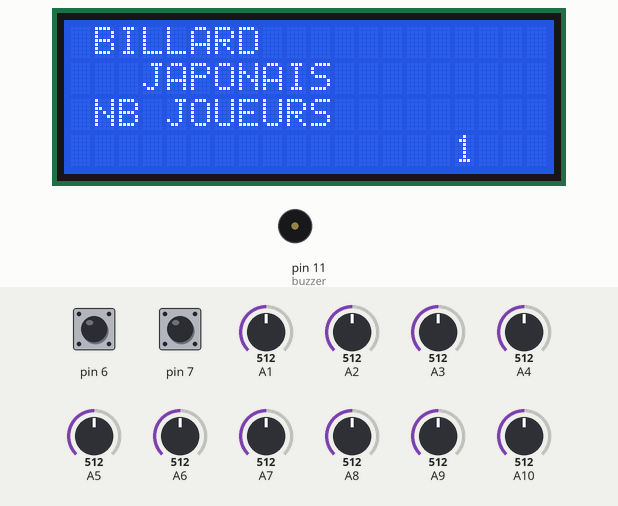
Recording of a sketch running on a simulated Arduino Mega 2560, built with avr-gcc and run on an emulated ATmega2560. Parts: 20×4 character LCD, buzzer (waves = sounding). Inputs (shaded band) come from the test bench; at power-on: pin 7 HIGH, A1 = 512, pin 6 HIGH, A2 = 512, A3 = 512, A4 = 512, A5 = 512, A6 = 512, A7 = 512, A8 = 512, A9 = 512, A10 = 512. What the sketch prints to the serial monitor is not drawn.

Above: at 1.3 s.
1.4 s: pin 7 pulled LOW for 0.15 s
At 3.5 s:
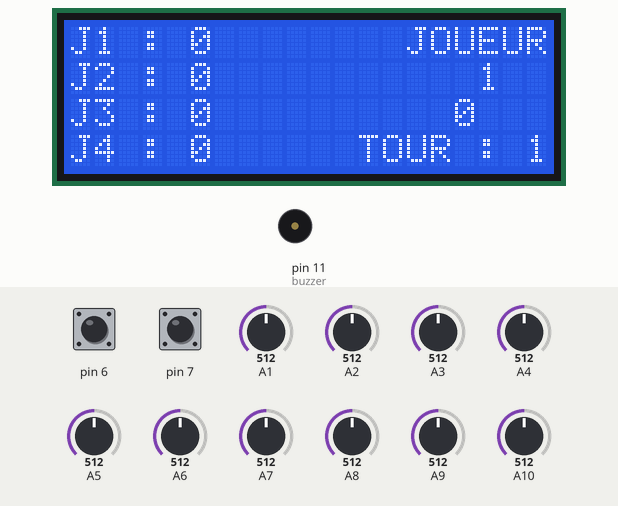
3.9 s: pin 7 pulled LOW for 1 s
At 5.3 s:
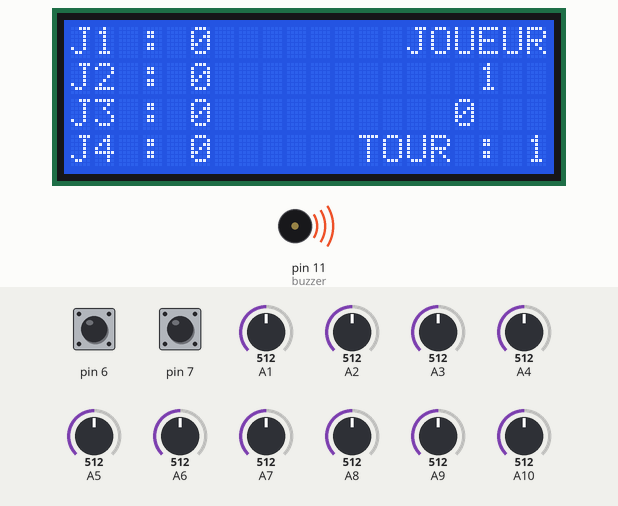
7.3 s: pin 7 pulled LOW for 0.15 s
At 9.1 s:
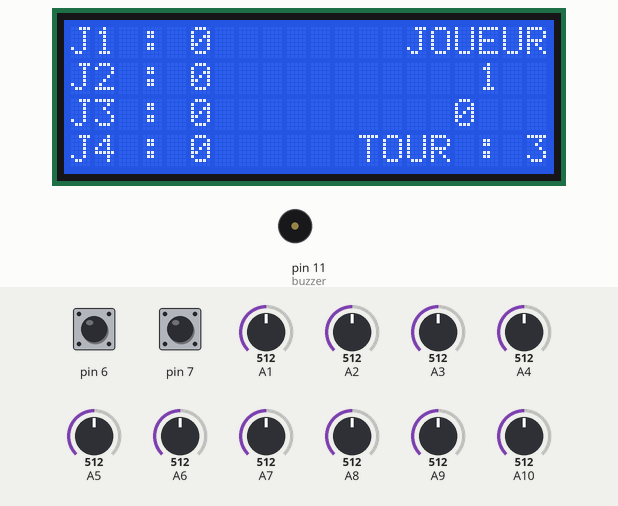
9.8 s: pin 7 pulled LOW for 3.2 s
At 14.8 s:
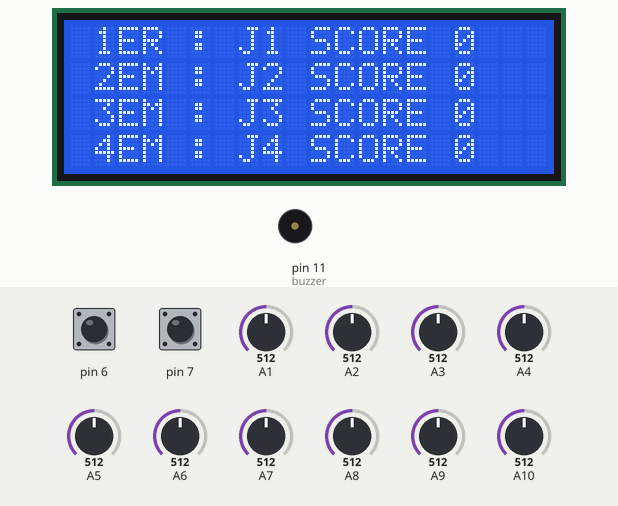
16.0 s: pin 7 pulsed LOW 2 times (0.12 s each, 0.3 s apart)
At 17.1 s:
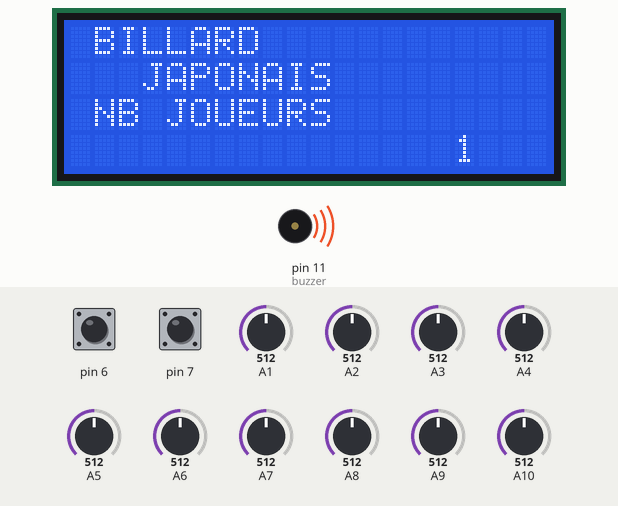
19.6 s: A1 set to 106
22.6 s: A1 set to 89
Timing chart, 0 to 25.6 s (numbered marks = the images above; inputs shaded):
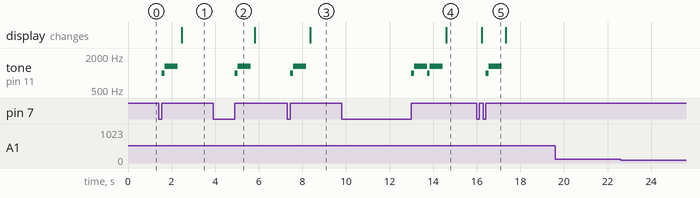

The sketch:

billardfinalv2.ino
```cpp
/*
Projet de billard japonais électronique
Le billard japonais est un jeu issu des fêtes foraines et casinos des années 1930.
Le billard japonais est, malgré son nom, d'origine française.
C’est sans doute la simplicité de sa règle qui a fait de ce jouet en bois un incontournable des fêtes foraines mais également des casinos d’antan.
Source : https://www.lamaisondubillard.com/jeux-en-bois-traditionnels/1238-billard-japonais.html

Le projet consiste ici à reprendre le concepte de billard japonais et à automatier le décompte des points pour gérer une partie de 1 à 4 équipes.
La taille réduite de ce projet, en fait un candidat idéal pour le jeu de comptoir entre amis.
Ce projet s'appuie sur la téchnologie Arduino.

Matériel requis :
Partier électronique
1 ATmega 2560 ou 1 ATmega Pro mini
2 Boutons poussoir
1 Buzzer
1 intérupteur (pour couper le son)
1 écran 20*04 avec module I2C
10 Photoresistances
10 Potentiomètre De Précision 3296
10 Billes diamètre 15 ou 16 (verre opaque ou céramique ou acier)
Conception d'un pcb dédié pour faciliter le raccordement des photoresitances + potentiomètre à l'arduino

Partie menuiserie
  Scie sauteuse
  Perceuse
  Défonceuse
  Imprimante 3D (Support cartes et supports photorésistances)
  Vis

Outillage
Partie électronique et programmation :
  Un ordinateur avec les logiciels arduino et Pcbnew(Kicad)
  Fer à souder
  Tournevis

Algorithmie
La partie se joue en trois tours avec 1 à 4 joueurs.
  La partie à trois états :
    Initialisation de la partie
    Partie en cours
    Partie finie

Initialisation de la partie :
les joueurs déterminent au moyen du bouton A le nombre de joueurs et valident leur choix au moyen du bouton B

Partie en cours :
Le jouer désigné joue ses 10 billes et valide son score au moyen du bouton B
  Selon le cas, il faut passer soit :
    Au joueur suivant
    Au tour suivant, joueur 1
    A la fin de partie.

Partie finie :
Affichage du tableau de classement des joueurs
Je joueur valide la fin de partie pour retourner au menu d'initialisation au moyen du bouton B.


Biliothèques utilisées :
LiquidCrystal_I2C (Wire.h, LiquidCrystal_I2C.h)

Liste des ports utilisé
Audio : port 11
photoResistances : ports A1 à A10
Utilisation du moniteur série pour le calibrage au moyen des potentiomètre de précision 3296 des photorésistances et le débogage.
Boutons : Bonton A port 6
          Bonton B port 7
écran :


 */


#include <Wire.h>
#include <LiquidCrystal_I2C.h>
LiquidCrystal_I2C lcd(0x27,20,4);  // set the LCD address to 0x27 for a 16 chars and 2 line display

/*
Projet de billard japonais électronique
Déclaration des variables
 */
int buttonValueA = 0;
int buttonValueB = 0;
// initialisation des 10 variables pour le stockage des valeurs de photorésistances.
int photo1 = 0;
int photo2 = 0;
int photo3 = 0;
int photo4 = 0;
int photo5 = 0;
int photo6 = 0;
int photo7 = 0;
int photo8 = 0;
int photo9 = 0;
int photo10 = 0;

//variables pour écran
String l1;
String l2;
String l3;
String l4;

//Variable pour gestion du jeu nb joueurs nb tours tableau scores
int s1 = 0;
int s2 = 0;
int s3 = 0;
int s4 = 0;
int s5 = 0;
int s6 = 0;
int s7 = 0;
int s8 = 0;
int s9 = 0;
int s10 = 0;
int oldscore =0;
int score = 0;
int scores[] = {0,0,0,0,0};
int classement[] = {0,0,0,0,0,0};
int nbjoueurs = 1;
int nbtours = 3;
int joueurencours = 1;
int tourEncours = 1;
boolean initialisation = true;
boolean partieEncours = false;
boolean partieFinie = false;

// the setup routine runs once when you press reset:
void setup() {
Serial.begin(9600);
pinMode(11, OUTPUT);//buzzer
 pinMode(6, INPUT_PULLUP);
 pinMode(7, INPUT_PULLUP);
  lcd.init();                      // initialize the lcd
  lcd.init();
  // Print a message to the LCD.
  lcd.backlight();
}

// the loop routine runs over and over again forever:
void loop() {

  if (initialisation==true){
    InitGame();
  }

  if (partieEncours==true) {
    jouer();
    GererInterruption();
    }

if ( partieFinie==true ) {
    triclassement();

    AfficheFin();


    do {
    buttonValueB = digitalRead(7);
    }
    while(  buttonValueB==HIGH );
    TemporisationBouton();
    initialisation = true;
    partieFinie = false;


}
afficherSerial();
}


void triclassement(){
  //***********************************************************************************************

 // classer classement[] = {0,0,0,0,0};int scores[] = {0,0,0,0,0};


 // pour ne pas faire le tri plusieurs fois, sera mis à 1 à la fin du traitement, remis à 0 au départ de la partie suivante

                                             // remplissage du tableau de classement
      classement[1]=1;
      classement[2]=2;
      classement[3]=3;
      classement[4]=4;
                                              // tri à bulle
      do{ // boucle do/while

        classement[0]=0; // sera utilisé dans le tri comme flag de permutation

        for (int i = 1 ; i < 4 ; i++){ // on parcourt le tableau

            if (scores[classement[i]]<scores[classement[i+1]]){ // si le score de l'élément est < à l'élément suivant, on permute
                    classement[0]=classement[i];          // on stocke le premier élément
                    classement[i]=classement[i+1];          // on remonte le suivant
                    classement[i+1]=classement[0];          // on termine la permutation
                    classement[0]=1;                // on passe le flag de permutation à 1
                  Serial.print ("S1=");
                  Serial.print( classement[1] );
                  Serial.print ("=S2=");
                  Serial.print( classement[2] );
                                    Serial.print ("=S3=");
                  Serial.print( classement[3] );
                                    Serial.print ("=S4=");
                  Serial.println( classement[4] );

            } // fin if

        } // fin for

         } while (classement[0]==1); // tant qu'on a fait une permutation, on recommence.


   //*******************************************************************************************************

}


//Déclaration des fonctions
void afficherSerial()
{
/*    Serial.print ("P1=");
    Serial.print(  photo1 );
    Serial.print (" P2=");
    Serial.print(  photo2 );
    Serial.print (" P3=");
    Serial.print(  photo3 );
    Serial.print (" P4=");
    Serial.print(  photo4 );
    Serial.print (" P5=");
    Serial.print(  photo5 );
    Serial.print (" P6=");
    Serial.print(  photo6 );
    Serial.print (" P7=");
    Serial.print(  photo7 );
    Serial.print (" P8=");
    Serial.print(  photo8 );
    Serial.print (" P9=");
    Serial.print(  photo9 );
    Serial.print (" P10=");
    Serial.print(  photo10 );
    Serial.print(" Score = ");
    Serial.print( score );
    Serial.print(" B1 ");
    Serial.print(buttonValueA);
    Serial.print(" B2 ");
    Serial.println(buttonValueB);
*/
Serial.println ("P1=" + String(photo1) + " P2=" + String(photo2) + " P3=" + String(photo3) + " P4=" + String(photo4) + " P5=" + String(photo5) +
" P6=" + String(photo6) + " P7=" + String(photo7) + " P8=" + String(photo8) + " P9=" + String(photo9) + " P10=" + String(photo10) +
" Score = " + String(score) + " ValB1 = " + String(buttonValueA) + " ValB2 = " + String(buttonValueB)
);

}
//Fonction musique coin mario
void playCoin()
{
    tone(11,988,125);
    delay(125);
    noTone(11);
    tone(11,1319,600);
    delay(600);
    noTone(11);
}

//Fonction lecture photoresistance
void Readphotores()
{
    photo1 = analogRead(A1);
    photo2 = analogRead(A2);
    photo3 = analogRead(A3);
    photo4 = analogRead(A4);
    photo5 = analogRead(A5);
    photo6 = analogRead(A6);
    photo7 = analogRead(A7);
    photo8 = analogRead(A8);
    photo9 = analogRead(A9);
    photo10 = analogRead(A10);
}

//Fonction attetente boutons relachés
void TemporisationBouton()
{
    while( buttonValueA==LOW || buttonValueB==LOW )
    {
      buttonValueA = digitalRead(6);
      buttonValueB = digitalRead(7);
    }
}


//Fonction calcul score
void calculScore ()
{
    s1  = ( photo1  < 10 ?  30 : 0 ) ;
    s2  = ( photo2  < 10 ?  30 : 0 ) ;
    s3  = ( photo3  < 10 ?  10 : 0 ) ;
    s4  = ( photo4  < 10 ? 100 : 0 ) ;
    s5  = ( photo5  < 10 ?  10 : 0 ) ;
    s6  = ( photo6  < 10 ?  50 : 0 ) ;
    s7  = ( photo7  < 10 ?  50 : 0 ) ;
    s8  = ( photo8  < 10 ?  20 : 0 ) ;
    s9  = ( photo9  < 10 ?  20 : 0 ) ;
    s10 = ( photo10 < 10 ?  20 : 0 ) ;
    score = s1 + s2 + s3 + s4 + s5 + s6 + s7 + s8 + s9 + s10;
}

void Afficher()
{
  lcd.setCursor(0,0);
  lcd.print(l1);
  lcd.setCursor(0,1);
  lcd.print(l2);
  lcd.setCursor(0,2);
  lcd.print(l3);
  lcd.setCursor(0,3);
  lcd.print(l4);
}

void AfficherEnJeu()
{
  lcd.setCursor(0,0);
  lcd.print("                    ");
  lcd.setCursor(0,0);
  lcd.print("J1 :          JOUEUR");
  lcd.setCursor(5,0);
  lcd.print("     ");
  lcd.setCursor(5,0);
  lcd.print(String(scores[1]));

  lcd.setCursor(0,1);
  lcd.print("                    ");
  lcd.setCursor(0,1);
  lcd.print("J2 :                ");
  lcd.setCursor(5,1);
  lcd.print("     ");
  lcd.setCursor(5,1);
  lcd.print(String(scores[2]));
  lcd.setCursor(17,1);
  lcd.print(String(joueurencours));

  lcd.setCursor(0,2);
  lcd.print("                    ");
  lcd.setCursor(0,2);
  lcd.print("J3 :                ");
  lcd.setCursor(5,2);
  lcd.print("     ");
  lcd.setCursor(5,2);
  lcd.print(String(scores[3]));
  lcd.setCursor(16,2);
  lcd.print(String("   "));
  lcd.setCursor(16,2);
  lcd.print(String(score));

  lcd.setCursor(0,3);
  lcd.print("                    ");
  lcd.setCursor(0,3);
  lcd.print("J4 :        TOUR :  ");
  lcd.setCursor(5,3);
  lcd.print("     ");
  lcd.setCursor(5,3);
  lcd.print(String(scores[4]));
  lcd.setCursor(19,3);
  lcd.print(String(tourEncours));
}

  void AfficheFin()
{
  lcd.setCursor(0,0);
  lcd.print("                    ");
  lcd.setCursor(0,0);
  lcd.print(" 1ER : J" + String(classement[1])+ " SCORE " + String(scores[classement[1]]));
  lcd.setCursor(0,1);
  lcd.print("                    ");
  lcd.setCursor(0,1);
  lcd.print(" 2EM : J" + String(classement[2])+ " SCORE " + String(scores[classement[2]]));
  lcd.setCursor(0,2);
  lcd.print("                    ");
  lcd.setCursor(0,2);
  lcd.print(" 3EM : J"  + String(classement[3])+ " SCORE " + String(scores[classement[3]]));
  lcd.setCursor(0,3);
  lcd.print("                    ");
  lcd.setCursor(0,3);
  lcd.print(" 4EM : J"  + String(classement[4])+ " SCORE " + String(scores[classement[4]]));
}

 void InitGame(){

    oldscore =0;
    score = -1;
    tourEncours = 1;
    joueurencours = 1;
    scores[1] = 0;
    scores[2] = 0;
    scores[3] = 0;
    scores[4] = 0;


    l1 = " BILLARD            ";
    l2 = "   JAPONAIS         ";
    l3 = " NB JOUEURS         ";
    l4 = "                " + String(nbjoueurs) + "    ";
    Afficher();
    buttonValueA = digitalRead(6);
    buttonValueB = digitalRead(7);
    //playCoin();

    if (buttonValueA==LOW){
    TemporisationBouton();
      if (nbjoueurs == 4)
    {nbjoueurs =1;}
    else
    {nbjoueurs++;}

    l4 = "                " + String(nbjoueurs) + "    ";

    Afficher();

  }

      if (buttonValueB==LOW)
      {
      TemporisationBouton();
      playCoin();
      initialisation = false;
      partieEncours = true;
      }
 }

 void jouer(){

  oldscore = score;
  Readphotores();
  calculScore ();
  buttonValueA = digitalRead(6);
  buttonValueB = digitalRead(7);
    if ( score != oldscore ){
    if ( score == 340 ){
    playCoin();
    }
   AfficherEnJeu();
    }

  //afficherSerial();
 }

 void GererInterruption(){
     if (buttonValueB==LOW)
    {TemporisationBouton();
      playCoin();// scores[joueurencours] = scores[joueurencours] + score;
    scores[joueurencours] += score;
    if ( joueurencours == nbjoueurs && tourEncours == nbtours) {
    playCoin();
    partieEncours = false;
    //initialisation = true;
    partieFinie = true;

    }
    else if (  joueurencours == nbjoueurs ) {
    joueurencours = 1;

    tourEncours++;
    AfficherEnJeu();}
    else {
    joueurencours++;
    AfficherEnJeu();
   }


    }
 }
```

Measured:
- after the input at 1.4 s, tone on pin 11 (buzzer): silent → 988 Hz after 0.15 s, → 1319 Hz 0.13 s later, → silent 0.60 s later; the display: changes after 1.1 s (image 1)
- after the input at 3.9 s, tone on pin 11 (buzzer): silent → 988 Hz after 1.0 s, → 1319 Hz 0.13 s later, → silent 0.60 s later
- after the input at 7.3 s, tone on pin 11 (buzzer): silent → 988 Hz after 0.15 s, → 1319 Hz 0.13 s later, → silent 0.60 s later; the display: changes after 1.1 s (image 3)
- after the input at 9.8 s, tone on pin 11 (buzzer): plays 988 Hz for 0.13 s, 1319 Hz for 0.60 s, 988 Hz for 0.13 s, 1319 Hz for 0.60 s, starting after 3.2 s; the display: changes after 4.8 s (image 4)
- after the input at 16.0 s, tone on pin 11 (buzzer): silent → 988 Hz after 0.42 s, → 1319 Hz 0.13 s later, → silent 0.60 s later; the display: changes after 0.23 s (image 5)
- after the input at 19.6 s, every drawn part: stays the same
- after the input at 22.6 s, every drawn part: stays the same
